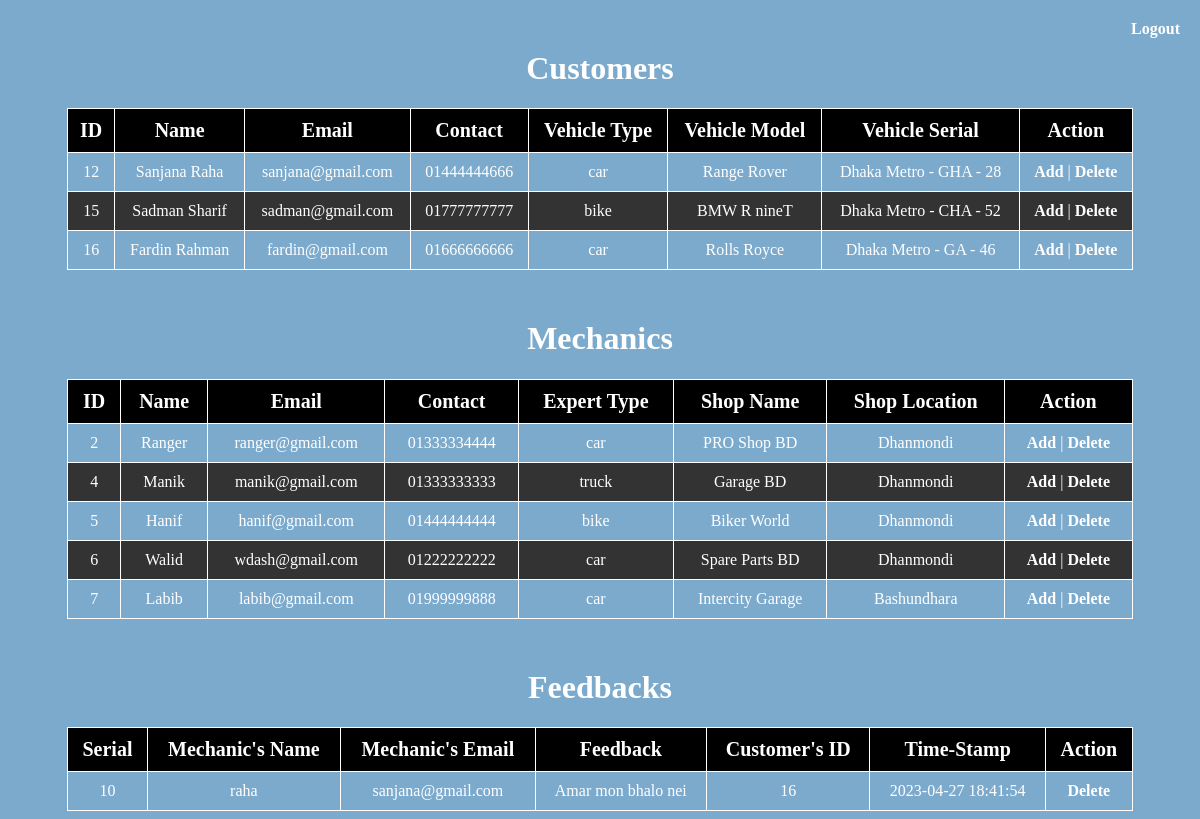
The app's page /admin-home.php with its own data.
### tables this page shows
CREATE TABLE `customers` (
  `id` int(6) UNSIGNED NOT NULL,
  `name` varchar(50) NOT NULL,
  `customer_email` varchar(50) DEFAULT NULL,
  `contact` varchar(50) NOT NULL,
  `password` varchar(50) NOT NULL,
  `image` varchar(255) DEFAULT NULL,
  `vehicle_type` varchar(50) NOT NULL,
  `vehicle_model` varchar(50) NOT NULL,
  `vehicle_serial` varchar(50) NOT NULL
);

CREATE TABLE `mechanics` (
  `id` int(6) UNSIGNED NOT NULL,
  `name` varchar(50) NOT NULL,
  `mechanic_email` varchar(50) DEFAULT NULL,
  `contact` varchar(11) NOT NULL,
  `password` varchar(50) NOT NULL,
  `image` varchar(255) DEFAULT NULL,
  `expert_type` varchar(50) NOT NULL,
  `shop_name` varchar(50) NOT NULL,
  `shop_location` varchar(20) DEFAULT NULL,
  `accept_request` enum('YES','NO') DEFAULT 'NO'
);

CREATE TABLE `feedback` (
  `id` int(11) NOT NULL,
  `mechanic_name` varchar(50) NOT NULL,
  `mechanic_email` varchar(50) NOT NULL,
  `feedback` text NOT NULL,
  `customer_id` varchar(50) NOT NULL,
  `created_at` timestamp NOT NULL DEFAULT current_timestamp()
);

### admin-home.php (the view, shortened to what this page needs)
<!DOCTYPE html>
<html>
<head>
    <link rel="stylesheet" type="text/css" href="admin-home-style.css">
</head>
<body>
	<h1>Customers</h1>
	<table>
		<thead>
			<tr>
				<th>ID</th>
				<th>Name</th>
				<th>Email</th>
				<th>Contact</th>
				<th>Vehicle Type</th>
				<th>Vehicle Model</th>
				<th>Vehicle Serial</th>
				<th>Action</th>
			</tr>
		</thead>
		<tbody>
        <a class="btn btn-danger logout-button" href="logout.php">Logout</a>
			<?php
				$conn = mysqli_connect("localhost", "root", "", "autoshop_db");
				$sql = "SELECT * FROM customers";
				$result = mysqli_query($conn, $sql);
				if(mysqli_num_rows($result) > 0) {
					while($row = mysqli_fetch_assoc($result)) {
						echo "<tr>";
						echo "<td>" . $row['id'] . "</td>";
						echo "<td>" . $row['name'] . "</td>";
						echo "<td>" . $row['customer_email'] . "</td>";
						echo "<td>" . $row['contact'] . "</td>";
						echo "<td>" . $row['vehicle_type'] . "</td>";
						echo "<td>" . $row['vehicle_model'] . "</td>";
						echo "<td>" . $row['vehicle_serial'] . "</td>";
						echo "<td><a href='signup-cust.php?id=". $row['id'] . "'>Add</a> | <a href='admin-home.php?delete_id=". $row['id'] . "'>Delete</a></td>";
						echo "</tr>";
					}
				} else {
					echo "<tr><td colspan='8'>No Customers Found</td></tr>";
				}
			?>
		</tbody>
	</table>
</body>
</html>
<!DOCTYPE html>
<html>
<head>
    <link rel="stylesheet" type="text/css" href="admin-home-style.css">
</head>
<body>
	<h1>Mechanics</h1>
	<table>
		<thead>
			<tr>
				<th>ID</th>
				<th>Name</th>
				<th>Email</th>
				<th>Contact</th>
				<th>Expert Type</th>
				<th>Shop Name</th>
				<th>Shop Location</th>
				<th>Action</th>
			</tr>
		</thead>
		<tbody>
			<?php
				$conn = mysqli_connect("localhost", "root", "", "autoshop_db");
				$sql = "SELECT  * FROM mechanics";
				$result = mysqli_query($conn, $sql);
				if(mysqli_num_rows($result) > 0) {
					while($row = mysqli_fetch_assoc($result)) {
						echo "<tr>";
						echo "<td>" . $row['id'] . "</td>";
						echo "<td>" . $row['name'] . "</td>";
						echo "<td>" . $row['mechanic_email'] . "</td>";
						echo "<td>" . $row['contact'] . "</td>";
						echo "<td>" . $row['expert_type'] . "</td>";
						echo "<td>" . $row['shop_name'] . "</td>";
						echo "<td>" . $row['shop_location'] . "</td>";
						echo "<td><a href='signup-mech.php?id=". $row['id'] . "'>Add</a> | <a href='admin-home.php?id=". $row['id'] . "'>Delete</a></td>";
						echo "</tr>";
					}
				} else {
					echo "<tr><td colspan='8'>No Mechanics Found</td></tr>";
				}
			?>
		</tbody>
	</table>
</body>
</html>
<!DOCTYPE html>
<html>
<head>
</head>
<body>
	<h1>Feedbacks</h1>
	<table>
		<thead>
			<tr>
				<th>Serial</th>
				<th>Mechanic's Name</th>
				<th>Mechanic's Email</th>
				<th>Feedback</th>
				<th>Customer's ID</th>
				<th>Time-Stamp</th>
				<th>Action</th>
			</tr>
		</thead>
		<tbody>
			<?php
				$conn = mysqli_connect("localhost", "root", "", "autoshop_db");
				$sql = "SELECT  * FROM feedback";
				$result = mysqli_query($conn, $sql);
				if(mysqli_num_rows($result) > 0) {
					while($row = mysqli_fetch_assoc($result)) {
						echo "<tr>";
						echo "<td>" . $row['id'] . "</td>";
						echo "<td>" . $row['mechanic_name'] . "</td>";
						echo "<td>" . $row['mechanic_email'] . "</td>";
						echo "<td>" . $row['feedback'] . "</td>";
						echo "<td>" . $row['customer_id'] . "</td>";
						echo "<td>" . $row['created_at'] . "</td>";
						echo "<td><a href='admin-home.php?id=". $row['id'] . "'>Delete</a></td>";
						echo "</tr>";
					}
				} else {
					echo "<tr><td colspan='8'>No Feedbacks Found</td></tr>";
				}
			?>
		</tbody>
	</table>
</body>
</html>

### admin-home-style.css (style rules this page uses)
body { background-color: #7caacd; color: #ffffff; font-family: "Baskerville Old Face", serif; }
.logout-button { position: absolute; top: 20px; right: 20px; }
h1 { text-align: center; margin-top: 50px; font-family: "Baskerville Old Face", serif; }
table { margin: 0 auto; border-collapse: collapse; width: 90%; font-family: "Baskerville Old Face", serif; }
th, td { padding: 10px; text-align: center; border: 1px solid #ffffff; font-family: "Baskerville Old Face", serif; }
th { background-color: #000000; font-size: 20px; font-family: "Baskerville Old Face", serif; }
tr:nth-child(even) { background-color: #333333; }
a { color: #ffffff; text-decoration: none; font-weight: bold; font-family: "Baskerville Old Face", serif; }

### records on screen
customers: id "12", name "Sanjana Raha", customer_email "sanjana@gmail.com", contact "01444444666", vehicle_type "car", vehicle_model "Range Rover", vehicle_serial "Dhaka Metro - GHA - 28"
customers: id "15", name "Sadman Sharif", customer_email "sadman@gmail.com", contact "01777777777", vehicle_type "bike", vehicle_model "BMW R nineT", vehicle_serial "Dhaka Metro - CHA - 52"
customers: id "16", name "Fardin Rahman", customer_email "fardin@gmail.com", contact "01666666666", vehicle_type "car", vehicle_model "Rolls Royce", vehicle_serial "Dhaka Metro - GA - 46"
mechanics: id "2", name "Ranger", mechanic_email "ranger@gmail.com", contact "01333334444", expert_type "car", shop_name "PRO Shop BD", shop_location "Dhanmondi"
mechanics: id "4", name "Manik", mechanic_email "manik@gmail.com", contact "01333333333", expert_type "truck", shop_name "Garage BD", shop_location "Dhanmondi"
mechanics: id "5", name "Hanif", mechanic_email "hanif@gmail.com", contact "01444444444", expert_type "bike", shop_name "Biker World", shop_location "Dhanmondi"
mechanics: id "6", name "Walid", mechanic_email "wdash@gmail.com", contact "01222222222", expert_type "car", shop_name "Spare Parts BD", shop_location "Dhanmondi"
mechanics: id "7", name "Labib", mechanic_email "labib@gmail.com", contact "01999999888", expert_type "car", shop_name "Intercity Garage", shop_location "Bashundhara"
feedback: id "10", mechanic_name "raha", mechanic_email "sanjana@gmail.com", feedback "Amar mon bhalo nei", customer "16", created_at "2023-04-27 18:41:54"
